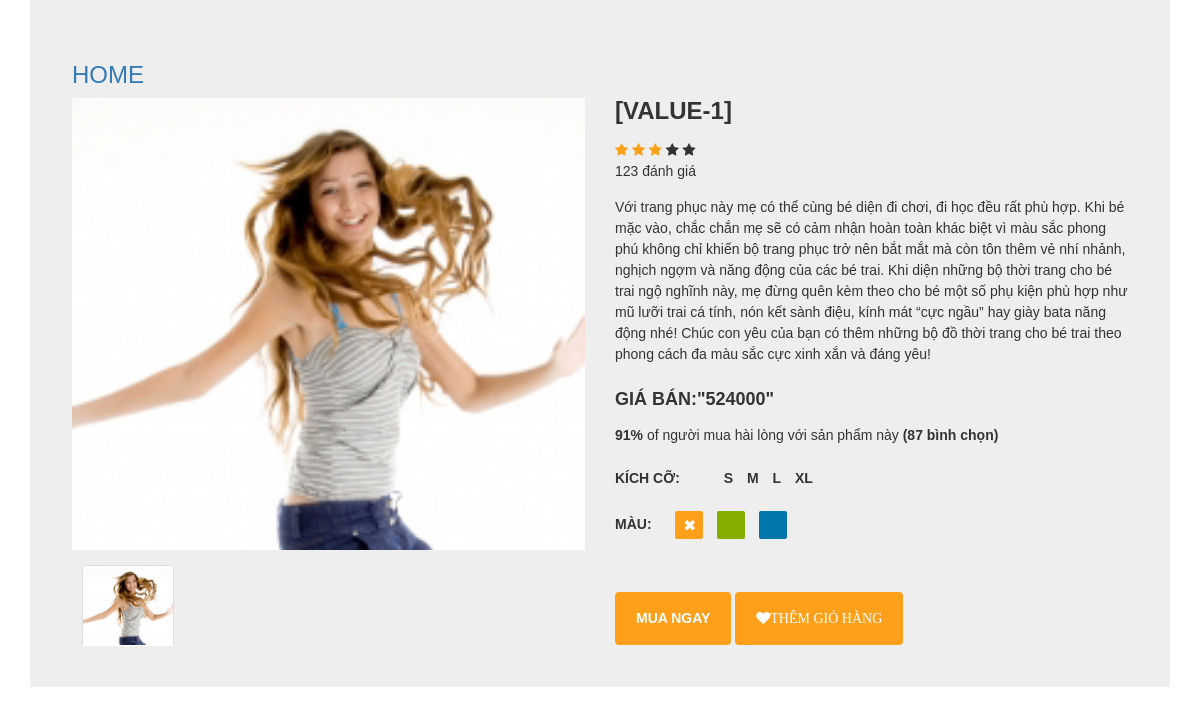
/user/index.php?controller=chitiet&id=1, run on the app's committed database.
### tables this page shows
CREATE TABLE `product_2` (
  `id` int(11) DEFAULT NULL,
  `catalog_id` int(11) DEFAULT NULL,
  `name` varchar(50) DEFAULT NULL,
  `price` decimal(15,0) DEFAULT NULL,
  `img_link` varchar(50) DEFAULT NULL
);

### user/controller/C_chitiet.php (called while the page is built, shortened)
<?php
$id=$_GET['id'];
$product_2 = $db->get('product_2',array('id'=>$id));
require ('./view/V_chitiet.php');
?>

### user/model/m_database.php (called while the page is built, shortened)
<?php
class database{
protected $conn =null;
protected $host ='localhost';
protected $user ='root';
protected $pass = '';
protected $dbname ='d0204';
public function __construct()
{
    $this->conn=new mysqli($this->host,$this->user,$this->pass,$this->dbname);
}
public function get($table, $condition=array())
{
    $sql= "SELECT * FROM $table";
    if (!empty($condition)){
       $sql.=" WHERE";
       foreach ($condition as $key => $value) {
        $sql.=" $key ='$value'AND";
       }
       $sql=trim($sql, "AND");
    };
    $query= mysqli_query($this->conn, $sql);
    $ketqua= array();
    if ($query) {
        while($row=mysqli_fetch_assoc($query) ){
            $ketqua[]=$row;
        }
    }
    return $ketqua;
}
}
?>

### user/view/V_chitiet.php (the view, shortened to what this page needs)
<!DOCTYPE html>
<html>
<head>
    <link href="https://netdna.bootstrapcdn.com/font-awesome/4.0.3/css/font-awesome.min.css" rel="stylesheet">
<link rel="stylesheet" href="https://maxcdn.bootstrapcdn.com/bootstrap/3.3.6/css/bootstrap.min.css">
</head>
<body>
    <div class="container">
        <div class="card">
            <a href="?controller=trangchu"><h3>HOME</h3></a>
         <div class="container-fliud">
          <div class="wrapper row">
           <div class="preview col-md-6">
            <div class="preview-pic tab-content">
             <div class="tab-pane active" id="pic-1"><img src="<?php echo $product_2[0]['img_link'] ?>" alt="">
             </div>
            </div>
            <ul class="preview-thumbnail nav nav-tabs"><div class="logo_menuchinh" style="float:left; padding-top:5px; padding-left:10px; color:#fff; margin-left:auto; margin-right:auto; text-align=center; line-height:40px; font-size:16px;font-weight:bold;font-family:Arial"></div>
             <li class="active"><a data-target="#pic-1" data-toggle="tab"><img src="<?php echo $product_2[0]['img_link'] ?>"></a>
             </li>
            </ul>
           </div>
           <div class="details col-md-6">
            <h3 class="product-title"><?php echo $product_2[0]['name'] ?></h3>
            <div class="rating">
             <div class="stars"> <span class="fa fa-star checked"></span> <span class="fa fa-star checked"></span> <span class="fa fa-star checked"></span> <span class="fa fa-star"></span> <span class="fa fa-star"></span>
             </div> <span class="review-no">123 đánh giá</span>
            </div>
            <p class="product-description">Với trang phục này mẹ có thể cùng bé diện đi chơi, đi học đều rất phù hợp. Khi bé mặc vào, chắc chắn mẹ sẽ có cảm nhận hoàn toàn khác biệt vì màu sắc phong phú không chỉ khiến bộ trang phục trở nên bắt mắt mà còn tôn thêm vẻ nhí nhảnh, nghịch ngợm và năng động của các bé trai.            Khi diện những bộ thời trang cho bé trai ngộ nghĩnh này, mẹ đừng quên kèm theo cho bé một số phụ kiện phù hợp như mũ lưỡi trai cá tính, nón kết sành điệu, kính mát “cực ngầu” hay giày bata năng động nhé!            Chúc con yêu của bạn có thêm những bộ đồ thời trang cho bé trai theo phong cách đa màu sắc cực xinh xắn và đáng yêu!</p>
            <h4 class="price">Giá bán:"<?php echo $product_2[0]['price'] ?>"</h4>
            <p class="vote"><strong>91%</strong> of người mua hài lòng với sản phẩm này <strong>(87 bình chọn)</strong>
            </p>
            <h5 class="sizes">Kích cỡ: <span class="size" data-toggle="tooltip" title="small">s</span> <span class="size" data-toggle="tooltip" title="medium">m</span> <span class="size" data-toggle="tooltip" title="large">l</span> <span class="size" data-toggle="tooltip" title="xtra large">xl</span>
            </h5>
            <h5 class="colors">Màu: <span class="color orange not-available" data-toggle="tooltip" title="Not In store"></span> <span class="color green"></span> <span class="color blue"></span>
            </h5>
            <div class="action"> <a href="" target="_blank">  <button class="add-to-cart btn btn-default" type="button">MUA NGAY</button>  </a> <a href="addtocard.php?id=<?php echo $value['id']?>" target="_blank">            <button class="like btn btn-default" type="button"><span class="fa fa-heart">thêm giỏ hàng</span></button>            </a>
            </div>
           </div>
          </div>
         </div>
        </div>
       </div>
</body>
</html>

### user/view/V_chitiet.php (style rules this page uses)
body { font-family:Arial, Helvetica, sans-serif; overflow-x: hidden; }
img { max-width: 100%; }
.preview { display: -webkit-box; display: -webkit-flex; display: -ms-flexbox; display: flex; -webkit-box-orient: vertical; -webkit-box-direction: normal; -webkit-flex-direction: column; -ms-flex-direction: column; flex-direction: column; }
.preview-pic { -webkit-box-flex: 1; -webkit-flex-grow: 1; -ms-flex-positive: 1; flex-grow: 1; }
.preview-thumbnail.nav-tabs { border: none; margin-top: 15px; }
.preview-thumbnail.nav-tabs li { width: 18%; margin-right: 2.5%; }
.preview-thumbnail.nav-tabs li img { max-width: 100%; display: block; }
.preview-thumbnail.nav-tabs li a { padding: 0; margin: 0; cursor:pointer; }
.preview-thumbnail.nav-tabs li:last-of-type { margin-right: 0; }
.tab-content { overflow: hidden; }
.tab-content img { width: 100%; -webkit-animation-name: opacity; animation-name: opacity; -webkit-animation-duration: .3s; animation-duration: .3s; }
.card { margin-top: 0px; background: #eee; padding: 3em; line-height: 1.5em; }
@media screen and (min-width: 997px) { .wrapper { display: -webkit-box; display: -webkit-flex; display: -ms-flexbox; display: flex; } }
.details { display: -webkit-box; display: -webkit-flex; display: -ms-flexbox; display: flex; -webkit-box-orient: vertical; -webkit-box-direction: normal; -webkit-flex-direction: column; -ms-flex-direction: column; flex-direction: column; }
.colors { -webkit-box-flex: 1; -webkit-flex-grow: 1; -ms-flex-positive: 1; flex-grow: 1; }
.product-title, .price, .sizes, .colors { text-transform: UPPERCASE; font-weight: bold; }
.checked, .price span { color: #ff9f1a; }
.product-title, .rating, .product-description, .price, .vote, .sizes { margin-bottom: 15px; }
.product-title { margin-top: 0; }
.size { margin-right: 10px; }
.size:first-of-type { margin-left: 40px; }
.color { display: inline-block; vertical-align: middle; margin-right: 10px; height: 2em; width: 2em; border-radius: 2px; }
.color:first-of-type { margin-left: 20px; }
.add-to-cart, .like { background: #ff9f1a; padding: 1.2em 1.5em; border: none; text-transform: UPPERCASE; font-weight: bold; color: #fff; text-decoration:none; -webkit-transition: background .3s ease; transition: background .3s ease; }
.not-available { text-align: center; line-height: 2em; }
.not-available:before { font-family: fontawesome; content: "\f00d"; color: #fff; }
.orange { background: #ff9f1a; }
.green { background: #85ad00; }
.blue { background: #0076ad; }

### data on the page
product_2: img_link (picture), name "[VALUE-1]", price "524000"
